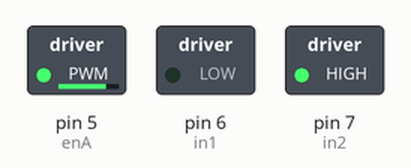
Simulated run of this sketch. Board: Arduino Uno, built with avr-gcc and run on an emulated ATmega328P. On the bench: switched loads named in the sketch (green lamp = pin HIGH).

Above: at 0.1 s.
Timing chart, 0 to 1.6 s (numbered marks = the images above):
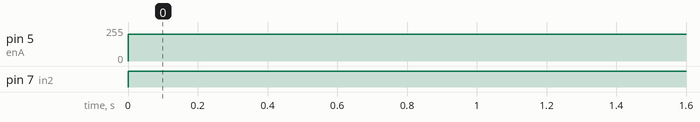

Measured:
- by itself, pin 5 (enA): 0/255 → 200/255 at 0.00 s
- by itself, pin 7 (in2): LOW → HIGH at 0.00 s

The sketch:

DCmotor1running.ino
```cpp
// pins and shit
bool rec = false;
int enA = 5;
int in1 = 6;
int in2 = 7;

void setup()
{
  // set all the motor control pins to outputs
  pinMode(enA, OUTPUT);
  pinMode(in1, OUTPUT);
  pinMode(in2, OUTPUT);
}
void demoOne()
{
  if (rec){
    digitalWrite(in1, HIGH);
    digitalWrite(in2, LOW);
    // set speed to 200 out of possible range 0~255
    analogWrite(enA, 200);
    delay(2000);
  } else {
    //other way
    digitalWrite(in1, LOW);
    digitalWrite(in2, HIGH);
    // set speed to 200 out of possible range 0~255
    analogWrite(enA, 200);
    delay(2000);
  }
}

void loop()
{
  demoOne();
  delay(1000);
}
```
